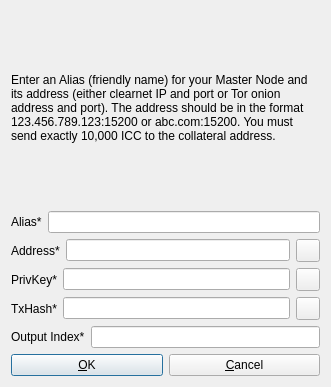
<?xml version="1.0" encoding="UTF-8"?>
<ui version="4.0">
 <class>AddEditAtomNode</class>
 <widget class="QDialog" name="AddEditAtomNode">
  <property name="geometry">
   <rect>
    <x>0</x>
    <y>0</y>
    <width>331</width>
    <height>387</height>
   </rect>
  </property>
  <property name="windowTitle">
   <string>Add/Edit InternationalConsumptionChain Node</string>
  </property>
  <property name="modal">
   <bool>true</bool>
  </property>
  <layout class="QVBoxLayout" name="verticalLayout">
   <item>
    <widget class="QLabel" name="label_9">
     <property name="sizePolicy">
      <sizepolicy hsizetype="Preferred" vsizetype="Expanding">
       <horstretch>0</horstretch>
       <verstretch>0</verstretch>
      </sizepolicy>
     </property>
     <property name="text">
      <string>&lt;html&gt;&lt;head/&gt;&lt;body&gt;&lt;p&gt;Enter an Alias (friendly name) for your Master Node and its address (either clearnet IP and port or Tor onion address and port). The address should be in the format 123.456.789.123:15200 or abc.com:15200. You must send exactly 10,000 ICC to the collateral address.&lt;/p&gt;&lt;/body&gt;&lt;/html&gt;</string>
     </property>
     <property name="wordWrap">
      <bool>true</bool>
     </property>
    </widget>
   </item>
   <item>
    <layout class="QHBoxLayout" name="horizontalLayout_4">
     <property name="bottomMargin">
      <number>0</number>
     </property>
     <item>
      <widget class="QLabel" name="label_4">
       <property name="text">
        <string>Alias*</string>
       </property>
      </widget>
     </item>
     <item>
      <widget class="QLineEdit" name="aliasLineEdit"/>
     </item>
    </layout>
   </item>
   <item>
    <layout class="QHBoxLayout" name="horizontalLayout_5">
     <property name="bottomMargin">
      <number>0</number>
     </property>
     <item>
      <widget class="QLabel" name="label_6">
       <property name="text">
        <string>Address*</string>
       </property>
      </widget>
     </item>
     <item>
      <widget class="QLineEdit" name="addressLineEdit"/>
     </item>
     <item>
      <widget class="QToolButton" name="AddEditAddressPasteButton">
       <property name="toolTip">
        <string>Paste address from clipboard</string>
       </property>
       <property name="text">
        <string/>
       </property>
       <property name="icon">
        <iconset resource="../bitcoin.qrc">
         <normaloff>:/icons/editpaste</normaloff>:/icons/editpaste</iconset>
       </property>
       <property name="shortcut">
        <string>Alt+P</string>
       </property>
      </widget>
     </item>
    </layout>
   </item>
   <item>
    <layout class="QHBoxLayout" name="horizontalLayout_3">
     <property name="bottomMargin">
      <number>0</number>
     </property>
     <item>
      <widget class="QLabel" name="label_5">
       <property name="text">
        <string>PrivKey*</string>
       </property>
      </widget>
     </item>
     <item>
      <widget class="QLineEdit" name="privkeyLineEdit"/>
     </item>
     <item>
      <widget class="QToolButton" name="AddEditPrivkeyPasteButton">
       <property name="toolTip">
        <string>Paste address from clipboard</string>
       </property>
       <property name="text">
        <string/>
       </property>
       <property name="icon">
        <iconset resource="../bitcoin.qrc">
         <normaloff>:/icons/editpaste</normaloff>:/icons/editpaste</iconset>
       </property>
       <property name="shortcut">
        <string>Alt+P</string>
       </property>
      </widget>
     </item>
    </layout>
   </item>
   <item>
    <layout class="QHBoxLayout" name="horizontalLayout_2">
     <property name="bottomMargin">
      <number>0</number>
     </property>
     <item>
      <widget class="QLabel" name="label_2">
       <property name="text">
        <string>TxHash*</string>
       </property>
      </widget>
     </item>
     <item>
      <widget class="QLineEdit" name="txhashLineEdit"/>
     </item>
     <item>
      <widget class="QToolButton" name="AddEditTxhashPasteButton">
       <property name="toolTip">
        <string>Paste address from clipboard</string>
       </property>
       <property name="text">
        <string/>
       </property>
       <property name="icon">
        <iconset resource="../bitcoin.qrc">
         <normaloff>:/icons/editpaste</normaloff>:/icons/editpaste</iconset>
       </property>
       <property name="shortcut">
        <string>Alt+P</string>
       </property>
      </widget>
     </item>
    </layout>
   </item>
   <item>
    <layout class="QHBoxLayout" name="horizontalLayout_8">
     <property name="bottomMargin">
      <number>0</number>
     </property>
     <item>
      <widget class="QLabel" name="label_8">
       <property name="text">
        <string>Output Index*</string>
       </property>
      </widget>
     </item>
     <item>
      <widget class="QLineEdit" name="outputindexLineEdit"/>
     </item>
    </layout>
   </item>
   <item>
    <layout class="QHBoxLayout" name="horizontalLayout_Buttons">
     <item>
      <widget class="QPushButton" name="okButton">
       <property name="text">
        <string>&amp;OK</string>
       </property>
      </widget>
     </item>
     <item>
      <widget class="QPushButton" name="cancelButton">
       <property name="text">
        <string>&amp;Cancel</string>
       </property>
       <property name="autoDefault">
        <bool>false</bool>
       </property>
      </widget>
     </item>
    </layout>
   </item>
  </layout>
 </widget>
 <resources>
  <include location="../bitcoin.qrc"/>
 </resources>
 <connections/>
</ui>
